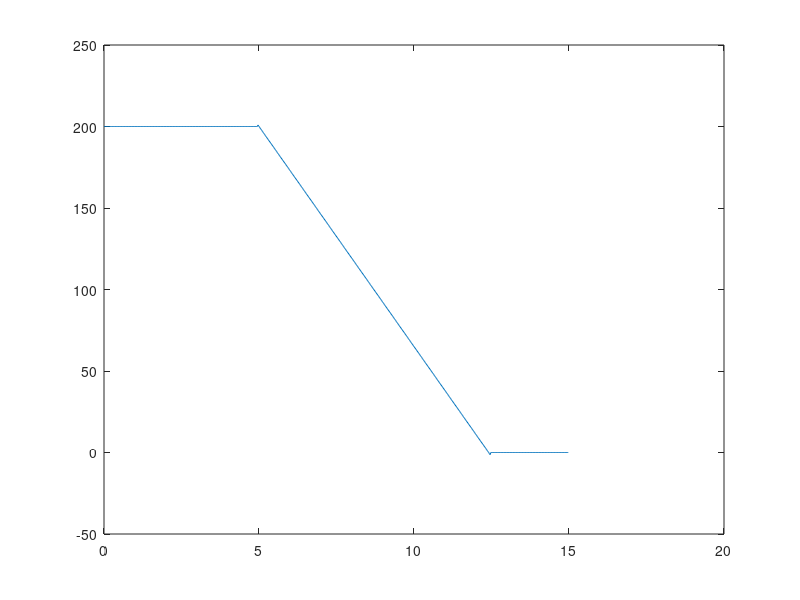
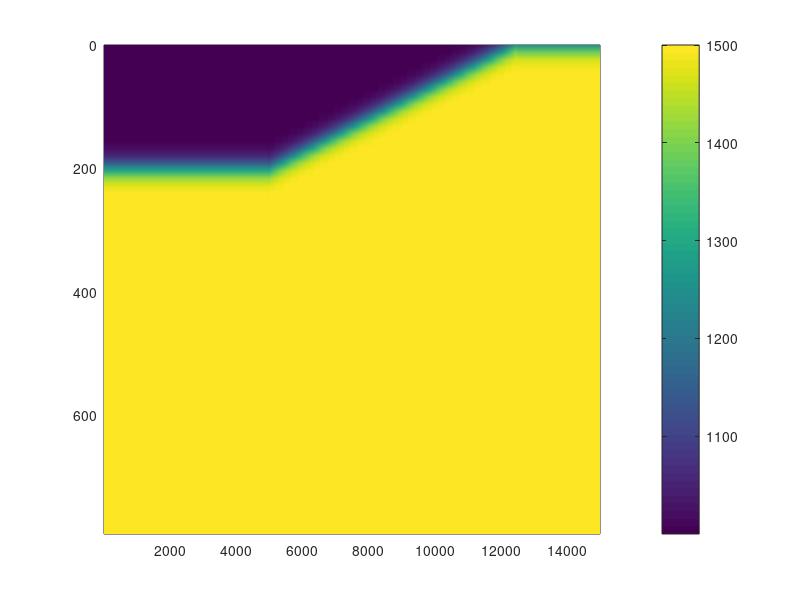
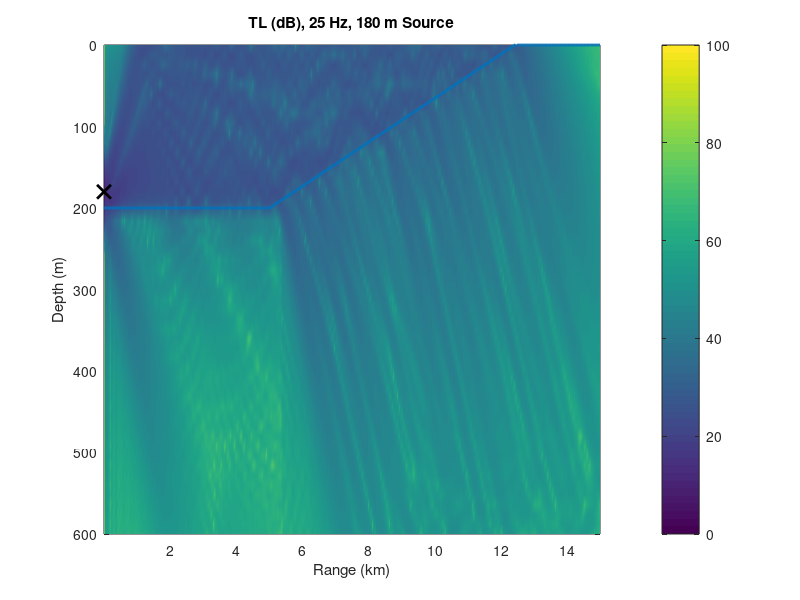
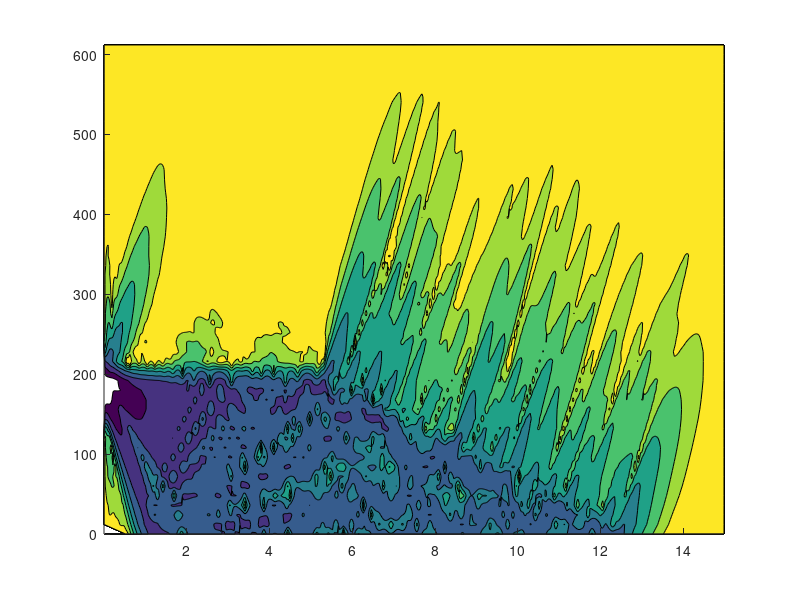

Write the MATLAB code that produced these figures, in order. (Note: this script raises an error after producing the figures.)
% Downslope propagation - Line Source
% Based on Jensen and Tindle, 1987: Mode Propagation in a Wedge.
% Equations and numerical formulation follow Comp. Ocean Acoustics, ch. 6.
tic
% Water depth at the source is 100m. 
% Range is from 0 (where source is at 100m depth) to 10km.
% The wedge is of 10 degrees.
% The wedge boundary may be written as a line of z = 0.1763 * r + 100;

% The water has parameters:
    c1 =    1500; % m/s
    rho1 =  1000; % kg/m^3
    
% The bottom has parameters:
    c2 =    1700; % m/s
    rho2 =  1500; % kg/m^3
    alpha = 0.5;    % dB/wavelength
    
% Computational absorption layer:
    alphaAL = 0.01;

% Source parameters
    zs = 180;
    f0 = 25; 
    k0 = 2 * pi * f0 / c1;
    k2 = 2 * pi * f0 / c2;
    lambda0 = c1 / f0; 

% Define zmax of computational domain Eq. (6.214)
 % H is max. depth of physical domain on propg. path 
    H = 600; 
    zmax = 4 * H / 3;
    rmax = 15000;
    
% Grid Size (6.216) and (6.219)
    dz = lambda0 / 5;
    dr = 2 * dz;
    
%% Density reduced Squared index of refraction. Eq. (6.152).
r = 0.01: dr : rmax;
z = 0: dz : zmax;

[R, Z] = meshgrid(r,z);

%% Set depth of interface
nr = length(r);
d0 = 0 * r + 200;
slope.start = round(nr/3);
slope.end = round(nr*12.5/15);
d0(slope.start:slope.end) = -.027 * r(slope.start:slope.end) + 335; % like front of COA
d0(slope.end:end) = 0;
figure; plot(r/1e3,d0)

%% Grid it
[D0, ~] = meshgrid(d0,z);

% %D0 =  0.1763 * R + 100;  % Depth to interface.
% %  D0 = - 0.1763 * R + 400;  % Depth to interface.
D = (zmax - H) / 3;       % Thickness of absorption layer (for eq. 6.146)
nsqr = ones(length(z),length(r));   % NOT density-reduced yet! (for eq. 6.158)

%% Make nsqr. Third 'if' accounts for absorption layer below phys. domain
for jj = 1:length(r)
    for ii = 1:length(z)
        if z(ii) <= d0(jj) % then we are in water
            nsqr(ii,jj) = 1;
            if z(ii) < 0.1 && d0(jj) < 0.1 % no more ocean
                nsqr(ii,jj) = (c1/c2)^2 * (1 + 1j * alpha / 27.29);
            end
        elseif z(ii) > d0(jj) && z(ii) <= H
            nsqr(ii,jj) = (c1/c2)^2 * (1 + 1j * alpha / 27.29);
        elseif z(ii) > H
            nsqr(ii,jj) = (c1/c2)^2 + 1i * alphaAL * exp(-((z(ii) - zmax)/D)^2);
        else
            error('The nsqr loop should not get here...')
        end
    end
end
%% Make dr_nsqr (Density-Reduced)

% Density is given by equation (6.153)
% By MATLAB vectorization, use wedge interface depth expr. in (6.153):
L = 2/k0;
rho = 0.5*(rho2 + rho1) + 0.5*(rho2 - rho1) * tanh((Z - D0)/L);

% First and second derivatives of rho, for use in the next expressions
drho1 = (1/(2*L)) * (rho2 - rho1) .* sech((Z - D0)/L).^2;
drho2 = (-1/(L^2)) * (rho2 - rho1) .* tanh((Z - D0)/L) .* sech((Z - D0)/L).^2;

% Compute density-reduced squared index of refraction
dr_nsqr = nsqr + (1 / (2*k0^2)) * ((drho2./rho) - 3 * drho1.^2 ./ (2*rho.^2));

% Plot of Density of field
figure; pcolor(r,z,rho)
shading interp
grid off
colorbar
set(gca,'Ydir','reverse')
% axis equal
axis tight

%% Plot of Density Reduced n^2 
% figure; 
% subplot(2,1,1); pcolor(r,z,real(dr_nsqr))
% shading interp; grid off; colorbar; set(gca,'Ydir','reverse'); axis tight
% subplot(2,1,2); pcolor(r,z,imag(dr_nsqr))
% shading interp; grid off; colorbar; set(gca,'Ydir','reverse'); axis tight

%% Starting fields - psi(r,z)
psi = ones(length(z), length(r));

 % Greene's Source - eq. (6.102)
psi = zeros(length(z), length(r));
psi(:,1) = sqrt(k0) * (1.4467 - 0.4201 .* k0^2 .* (z - zs).^2)...
        .* exp(-((k0^2 * (z - zs).^2) / 3.0512));

% Standard Gaussian Source
% psi(:,1) = sqrt(k0) * exp(-0.5 * k0^2 * (Z(:,1) - zs).^2) ... 
%             - sqrt(k0) * exp(-0.5 * k0^2 * (Z(:,1) + zs).^2);
% psi(:,1) = sqrt(k0) * exp(-0.5 * k0^2 * (Z(:,1) - zs).^2) ;

% % Generalized Gaussian Source
% tht1 = pi/3;
% tht2 = 0;
% psi = zeros(length(z), length(r));
% psi(:,1) = sqrt(k0) * tan(tht1) * exp(-0.5*k0^2*(Z(:,1) - zs).^2*tan(tht1)^2) ...
%     .* exp(1i * k0 * (Z(:,1) - zs) * sin(tht2)) ...
%     - sqrt(k0) * tan(tht1) * exp(-0.5*k0^2*(Z(:,1) + zs).^2*tan(tht1)^2) ...
%     .* exp(1i*k0*(Z(:,1)+zs)*sin(tht2));

% %  Line Source apprx. with depth dep. of mode 3
% % ind = find(z>100);
% % psi(:,1) = sin(3* pi/100 * z);
% % psi(:,1) = abs(psi(:,1)) + 1i * sign(psi(:,1));
% % psi(ind:end,1) = 0;

% % Line Source apprx. with depth dep. of mode 2
% H0 = 410;
%  psi(:,1) = cos(2*pi/(H0) * z.' );
% psi(:,1) = abs(psi(:,1)) ;
% ind = find(z>H0);
% psi(ind:end,1) = 0;

% Make the initial field density-reduced.
dr_psi = psi;
dr_psi = dr_psi ./ sqrt(rho);       
dr_psi(1,:) = 0;

% % Plot source initial field
% figure;
% subplot(2,1,1); plot(z, real(psi(:,1)));
% subplot(2,1,2); plot(z, imag(psi(:,1)));
% % xlim([0, 150]); 
% title('Source field')
% legend('dr_\psi', 'rho')

%% Split-step Algorithm

% First apply eq. (6.129)
% N = 2^nextpow2(length(z));
N = length(z);
dkz = 1 / (dz * N);
kz = 0 : dkz : 1 / dz - dkz;
kz = kz.';

step = 0 * dr_psi(:,1);    
stepi = step;   % To be used for real part 
stepr = stepi;  % To be used for imag part

nR = length(r) - 1;
for jj = 1 : (length(r) - 1)
    step = exp(0.5 * 1i * k0 .* (dr_nsqr(:,jj) - 1) * dr) .* dr_psi(:,jj);
    
    stepr = dst(real(step));
    stepi = dst(imag(step));
           
    step = exp(- 1i * dr * kz.^2 / (2 * k0)) .* (stepr + 1i * stepi);
    
    stepr = idst(real(step));
    stepi = idst(imag(step));
    
    dr_psi(:,jj+1) =  exp(0.5 * 1i * k0 .* (dr_nsqr(:,jj) - 1) * dr) .* (stepr + 1i * stepi);

    nR - jj
end

% Convert density-reduced pressure to pressure 
psi = dr_psi .* sqrt(rho);
% psi = dr_psi;
% Remove absorption layer for plotting
ind = find(z>H, 1);
psi = psi(1:ind, :);
R = R(1:ind, :);
Z = Z(1:ind, :);

% %% Save Data to txt Files for Plotting in PyLab
% psiSave = -20 * log10( abs(psi) ./ sqrt(R));
% 
% save('upslope\p.txt', 'psiSave', '-ascii', '-double')
% save('upslope\R.txt', 'R', '-ascii', '-double')
% save('upslope\Z.txt', 'Z', '-ascii', '-double')
% 
% cd 'upslope'
% system('python U:\classes\ECE576_compmethods\pe_model\upslope\contour_plotting.py')
% cd ..


%% Plot TL
figure; pcolor(R/1e3, Z, -10 * log10( abs(psi) ./ sqrt(R) ))
shading interp
grid off
colorbar
% axis equal
% axis tight
% xlim([0 500])
ylim([0 600])
set(gca,'Ydir','reverse')
caxis([0 100])

hold on
plot(r/1e3, d0,'LineWidth',2)
plot(r(1)/1e3, zs, 'kx','LineWidth',2,'MarkerSize',10)
hold off

xlabel('Range (km)')
ylabel('Depth (m)')
title(['TL (dB), ',num2str(f0),' Hz, ',num2str(zs),' m Source'])


%% Plot TL Contours
 v = [18 22 26 30 34 38 42 46];
figure; 
contourf(R/1e3, Z, -10 * log10( abs(psi) ./ sqrt(R) ),v,'CDataMapping','direct')
colorbar
% axis equal
% axis tight
% xlim([0 500])
 ylim([0 600])
colormap('spring')
set(gca,'Ydir','reverse')

%%
toc